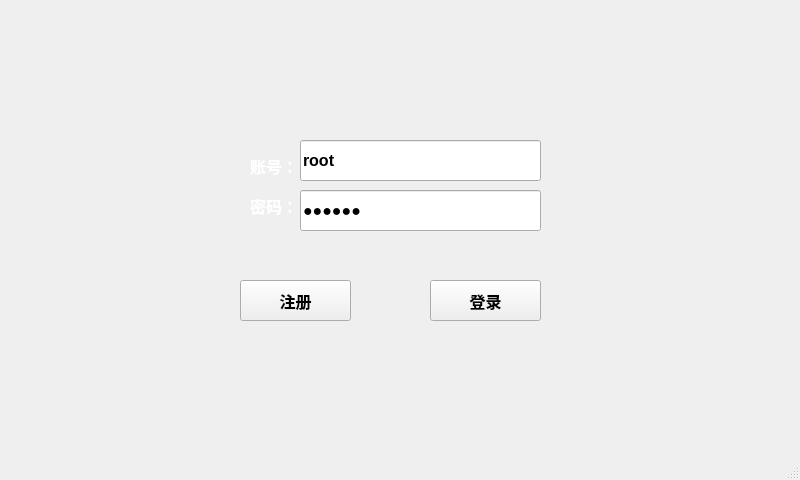
<?xml version="1.0" encoding="UTF-8"?>
<ui version="4.0">
 <class>Login_regist</class>
 <widget class="QMainWindow" name="Login_regist">
  <property name="geometry">
   <rect>
    <x>0</x>
    <y>0</y>
    <width>800</width>
    <height>480</height>
   </rect>
  </property>
  <property name="windowTitle">
   <string>MainWindow</string>
  </property>
  <property name="styleSheet">
   <string notr="true">QMainWindow{border-image: url(:/image/city.jpg);}</string>
  </property>
  <widget class="QWidget" name="centralwidget">
   <widget class="QPushButton" name="login_Button">
    <property name="geometry">
     <rect>
      <x>430</x>
      <y>280</y>
      <width>111</width>
      <height>41</height>
     </rect>
    </property>
    <property name="font">
     <font>
      <pointsize>12</pointsize>
      <weight>75</weight>
      <bold>true</bold>
     </font>
    </property>
    <property name="text">
     <string>登录</string>
    </property>
   </widget>
   <widget class="QPushButton" name="regist_Button">
    <property name="geometry">
     <rect>
      <x>240</x>
      <y>280</y>
      <width>111</width>
      <height>41</height>
     </rect>
    </property>
    <property name="font">
     <font>
      <pointsize>12</pointsize>
      <weight>75</weight>
      <bold>true</bold>
     </font>
    </property>
    <property name="text">
     <string>注册</string>
    </property>
   </widget>
   <widget class="QLineEdit" name="account_Edit">
    <property name="geometry">
     <rect>
      <x>300</x>
      <y>140</y>
      <width>241</width>
      <height>41</height>
     </rect>
    </property>
    <property name="font">
     <font>
      <pointsize>12</pointsize>
      <weight>75</weight>
      <bold>true</bold>
     </font>
    </property>
    <property name="text">
     <string>root</string>
    </property>
    <property name="placeholderText">
     <string>请输入账号</string>
    </property>
   </widget>
   <widget class="QLabel" name="label">
    <property name="geometry">
     <rect>
      <x>250</x>
      <y>150</y>
      <width>41</width>
      <height>31</height>
     </rect>
    </property>
    <property name="font">
     <font>
      <pointsize>12</pointsize>
      <weight>75</weight>
      <bold>true</bold>
     </font>
    </property>
    <property name="styleSheet">
     <string notr="true">color: rgb(255, 255, 255);</string>
    </property>
    <property name="text">
     <string>账号：</string>
    </property>
   </widget>
   <widget class="QLabel" name="label_2">
    <property name="geometry">
     <rect>
      <x>250</x>
      <y>190</y>
      <width>41</width>
      <height>31</height>
     </rect>
    </property>
    <property name="font">
     <font>
      <pointsize>12</pointsize>
      <weight>75</weight>
      <bold>true</bold>
     </font>
    </property>
    <property name="styleSheet">
     <string notr="true">color: rgb(255, 255, 255);</string>
    </property>
    <property name="text">
     <string>密码：</string>
    </property>
   </widget>
   <widget class="QLineEdit" name="passwd_Edit">
    <property name="geometry">
     <rect>
      <x>300</x>
      <y>190</y>
      <width>241</width>
      <height>41</height>
     </rect>
    </property>
    <property name="font">
     <font>
      <pointsize>12</pointsize>
      <weight>75</weight>
      <bold>true</bold>
     </font>
    </property>
    <property name="text">
     <string>123123</string>
    </property>
    <property name="echoMode">
     <enum>QLineEdit::Password</enum>
    </property>
    <property name="placeholderText">
     <string>请输入密码</string>
    </property>
   </widget>
   <zorder>login_Button</zorder>
   <zorder>regist_Button</zorder>
   <zorder>passwd_Edit</zorder>
   <zorder>account_Edit</zorder>
   <zorder>label</zorder>
   <zorder>label_2</zorder>
  </widget>
  <widget class="QMenuBar" name="menubar">
   <property name="geometry">
    <rect>
     <x>0</x>
     <y>0</y>
     <width>800</width>
     <height>26</height>
    </rect>
   </property>
  </widget>
  <widget class="QStatusBar" name="statusbar"/>
 </widget>
 <resources/>
 <connections/>
</ui>
